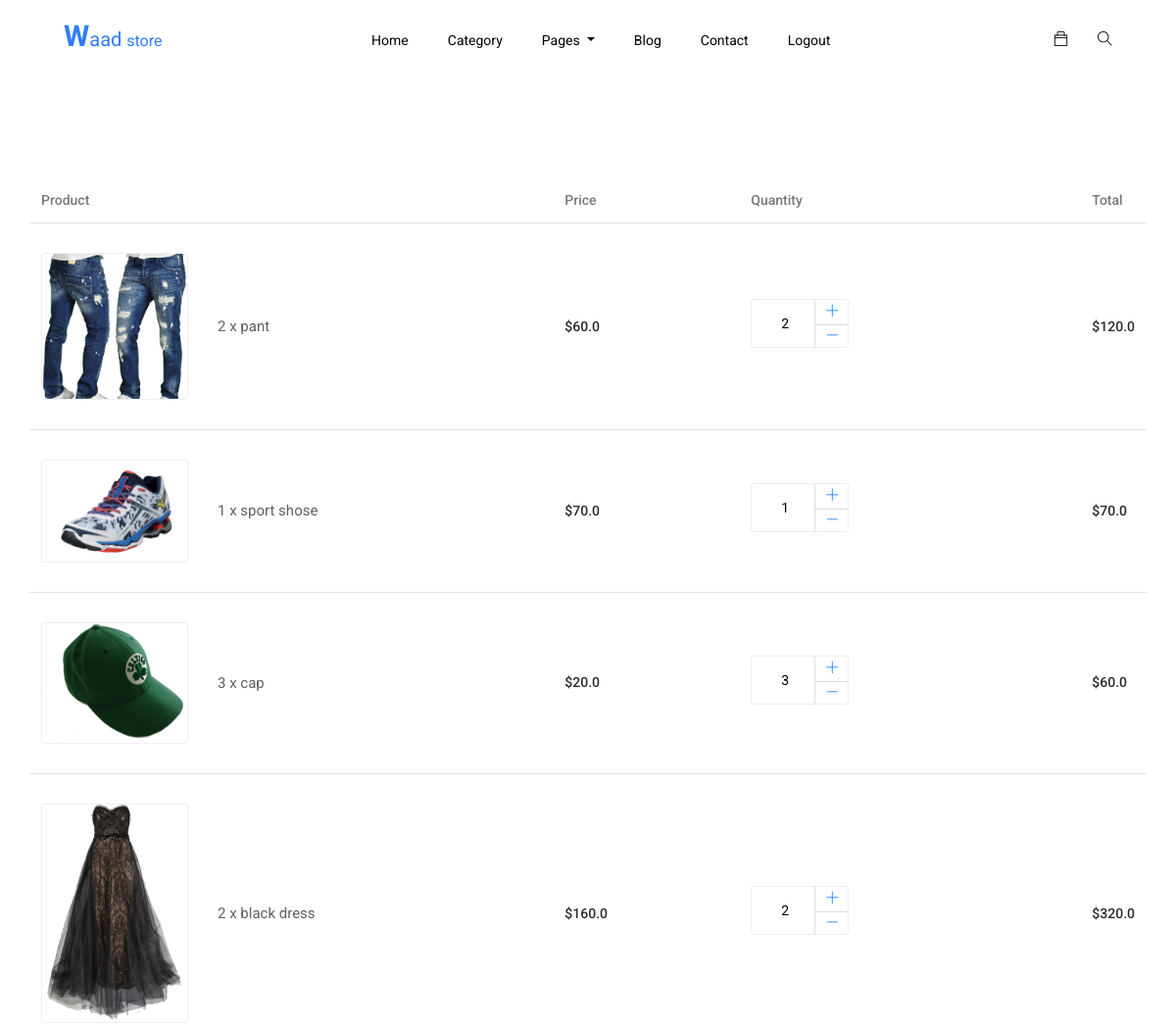
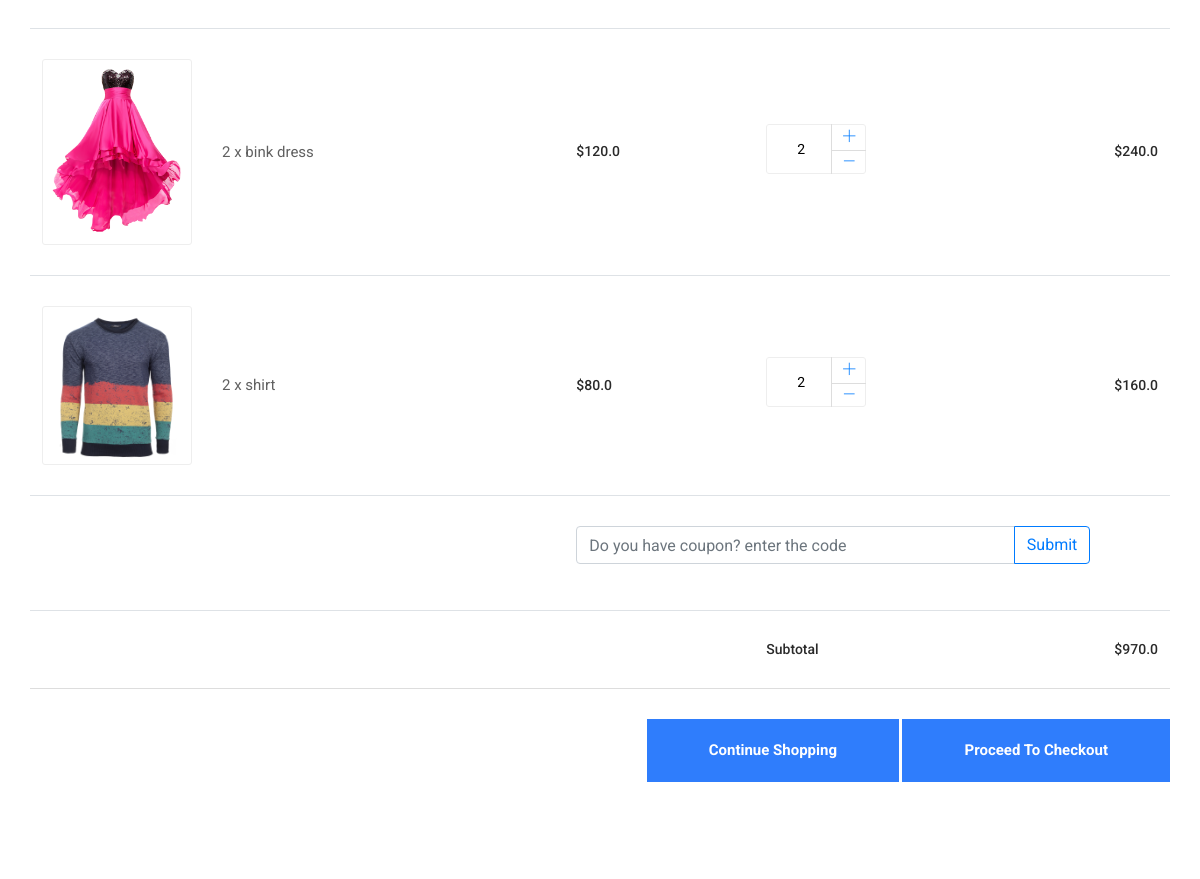
The page /cart_summry/ (signed in, upper part) on the database as committed earlier (2 pictures, top to bottom).
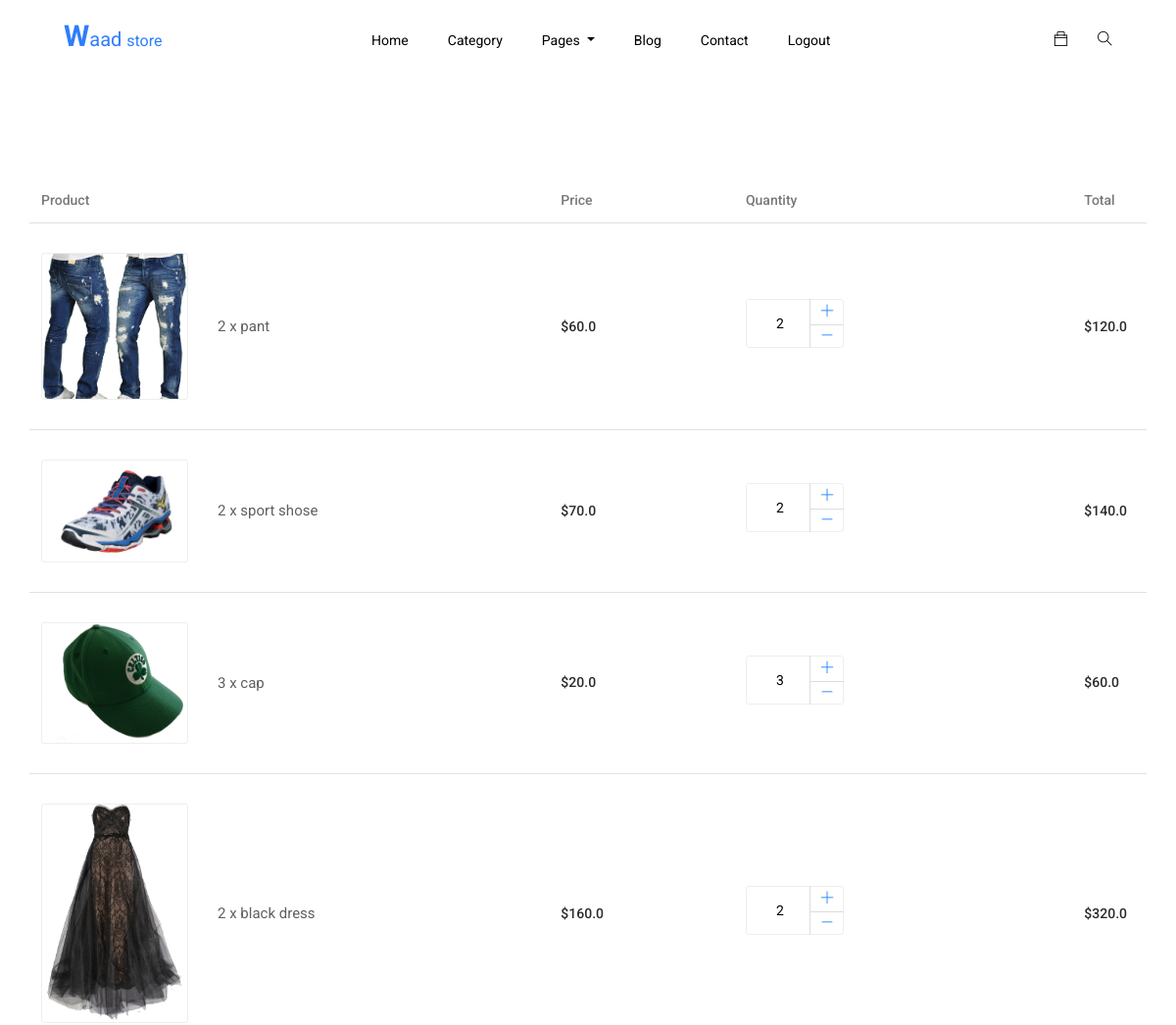
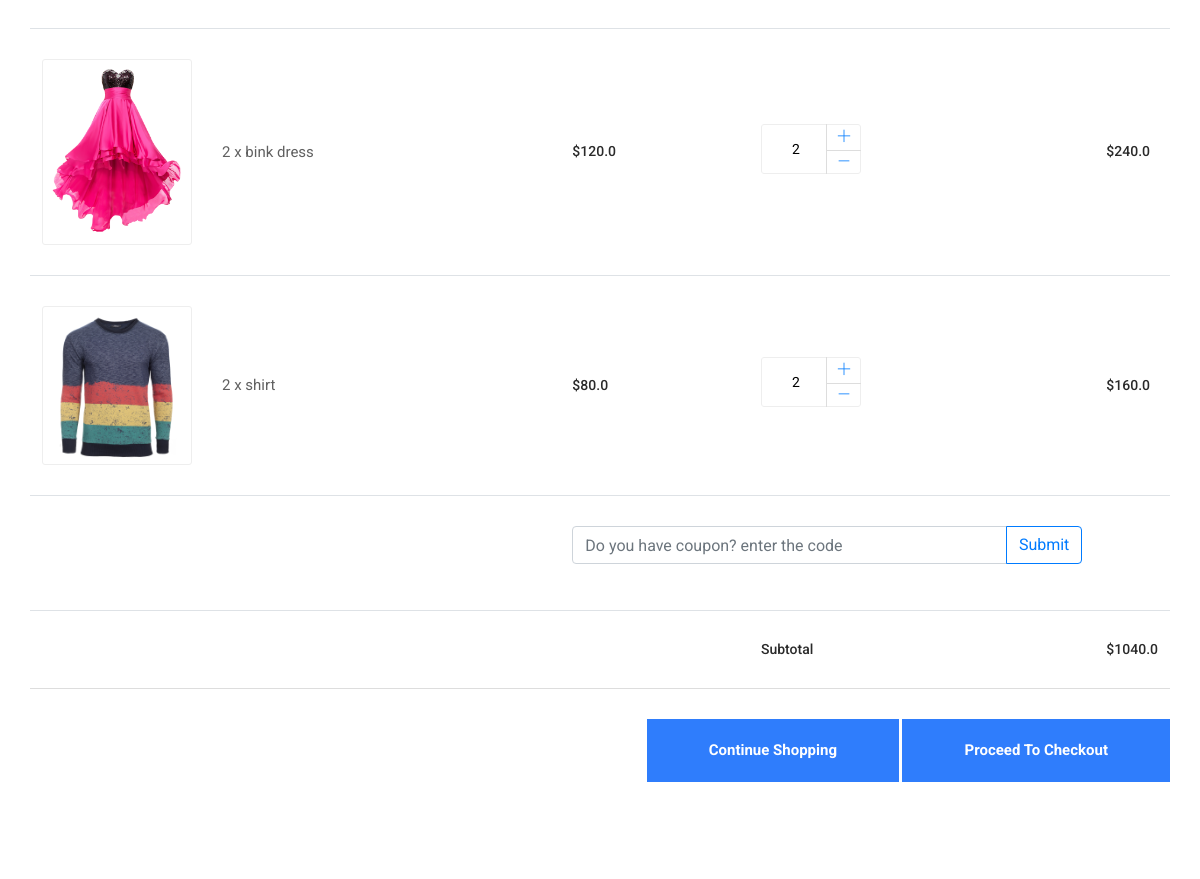
The same page on the database as committed later (2 pictures, top to bottom).
### main/models.py (models this page shows, shortened)
class OrederItem(models.Model):
    user = models.ForeignKey(User, on_delete=models.CASCADE)
    item = models.ForeignKey(Item, on_delete=models.CASCADE)
    quantity = models.IntegerField(default=1)
    ordered   = models.BooleanField(default=False)
    def get_total_price(self):
        return self.quantity * self.item.new_price

class Item(models.Model):
    title = models.CharField(max_length = 23)
    new_price = models.FloatField()
    old_price = models.FloatField(blank=True, null=True)
    image = models.ImageField()
    description = models.TextField()
    for_who = models.CharField(max_length = 1, choices= FOR_WHO_CHOISE)
    category = models.CharField(max_length = 1, choices= CATEGORY_CHOISE)
    stock = models.IntegerField()
    new_arrival = models.BooleanField()
    size = models.CharField(max_length = 23,)
    width = models.FloatField()
    height = models.FloatField()
    weight = models.IntegerField()
    quality_checking = models.CharField(max_length = 3, choices= QUALITY_CHOISE )
    code = models.CharField(max_length = 23, unique=True)
    slug = models.SlugField(unique=True, allow_unicode=True)
    created_at = models.DateTimeField(auto_now_add=True)
    update_at = models.DateTimeField(default = timezone.now)

class Order(models.Model):
    user  = models.ForeignKey(User, on_delete=models.CASCADE)
    items = models.ManyToManyField(OrederItem )
    ref_code = models.CharField(max_length=20)
    ordered  = models.BooleanField(default=False)
    created_at = models.DateTimeField(auto_now_add=True)
    ordered_at = models.DateTimeField(default = timezone.now)
    shipping_address = models.ForeignKey('Address', related_name="shipping_address",
                                        on_delete=models.SET_NULL, blank=True, null=True)
    billing_address  = models.ForeignKey('Address', related_name="billing_address",
                                        on_delete=models.SET_NULL, blank=True, null=True)
    coupon = models.ForeignKey('Coupon', on_delete=models.CASCADE, blank=True, null=True)
    in_way   = models.BooleanField(default=False)
    received = models.BooleanField(default=False)
    refund_requested = models.BooleanField(default=False)
    refund_granted   = models.BooleanField(default=False)
    def get_Subtotal(self):
        total = 0
        for item_order in self.items.all():
            total += item_order.get_total_price()
        return total

### main/views.py (the view)
# urls.py: path('cart_summry/', views.CartView.as_view(), name = 'cart_summry'),
class CartView(LoginRequiredMixin, View):
    def get(self, *args, **kwargs):
        try:
            order = Order.objects.get(user= self.request.user,
                                            ordered=False)
            coupon_form = CouponForm()
            context = {'object':order,
                        'coupon':coupon_form}
            return render(self.request, 'main/cart.html', context)
        except ObjectDoesNotExist:
            messages.error(self.request, 'Sorry you not ordered yet')
            return redirect('main:item_list')

### main/forms.py
class CouponForm(forms.Form):
    code = forms.CharField(widget=forms.TextInput(attrs={
                            'class':'form-control',
                            'placeholder':'Do you have coupon? enter the code',
                            'aria-label':"Recipient's username",
                            'aria-describedby':"button-addon2"
    }))

### main/templates/main/cart.html (shortened to what this page needs)
{% extends "base.html" %}
{% load static %}
{% block extra_link %}
<link rel="stylesheet" href="{% static 'css/nice-select.css' %}">
<link rel="stylesheet" href="{% static 'css/price_rangs.css' %}">
{% endblock %}
{% block body_content %}
  <section class="cart_area section_padding">
    <div class="container">
      <div class="cart_inner">
        <div class="table-responsive">
          <table class="table">
            <thead>
              <tr>
                <th scope="col">Product</th>
                <th scope="col">Price</th>
                <th scope="col">Quantity</th>
                <th scope="col">Total</th>
              </tr>
            </thead>
            <tbody>
              {% for order_item in object.items.all %}
              <tr>
                <td>
                  <div class="media">
                    <div class="d-flex">
                      <img src="{{order_item.item.image.url}}" alt="" />
                    </div>
                    <div class="media-body">
                      <p>{{order_item.quantity}} x {{order_item.item.title}}</p>
                    </div>
                  </div>
                </td>
                <td>
                  <h5>${{order_item.item.new_price}}</h5>
                </td>
                <td>
                  <div class="product_count">
                    <a href="{% url 'main:remove_single_item' order_item.item.slug %}" class="input-number-decrement"> <i class="ti-minus"></i></a>
                    <input class="input-number" type="text" value="{{order_item.quantity}}">
                    <a href="{% url 'main:add_item' order_item.item.slug %}" class="input-number-increment"> <i class="ti-plus"></i></a>
                  </div>
                </td>
                <td>
                  <h5>${{order_item.get_total_price}}</h5>
                </td>
              </tr>
              {% endfor %}
              <tr class="bottom_button">
                <td></td>
                <td colspan="2">
                    <form action="{% url 'main:add_coupon' %}" method="post">
                    <div class="input-group mb-3">
                    {{coupon.code}}
                    <div class="input-group-append">
                      <button class="btn btn-outline-primary" type="Submit" id="button-addon2">Submit</button>
                    </div>
                  </div>
                  </form>
                </td>
                <td></td>
              </tr>
              <tr>
                <td></td>
                <td></td>
                <td>
                  <h5>Subtotal</h5>
                </td>
                <td>
                  <h5>${{object.get_Subtotal}}</h5>
                </td>
              </tr>
            </tbody>
          </table>
          <div class="checkout_btn_inner float-right">
            <a class="btn_1" href="{% url 'main:home' %}">Continue Shopping</a>
            <a class="btn_1 checkout_btn_1" href="{% url 'main:checkout' %}">Proceed to checkout</a>
          </div>
        </div>
      </div>
  </section>
  {% endblock %}

### templates/base.html (shortened to what this page needs)
<!DOCTYPE html>
{% load static %}
<html lang="en" dir="ltr">
    <head>
        <link rel="stylesheet" href="{% static 'css/bootstrap.min.css' %}">
        <link rel="stylesheet" href="{% static 'css/animate.css' %}">
        <link rel="stylesheet" href="{% static 'css/owl.carousel.min.css' %}">
        <link rel="stylesheet" href="{% static 'css/all.css' %}">
        <link rel="stylesheet" href="{% static 'css/flaticon.css' %}">
        <link rel="stylesheet" href="{% static 'css/themify-icons.css' %}">
        <link rel="stylesheet" href="{% static 'css/magnific-popup.css' %}">
        <link rel="stylesheet" href="{% static 'css/slick.css' %}">
        <link rel="stylesheet" href="{% static 'css/style.css' %}">
        {% block extra_link %}{% endblock %}
    </head>
  <body class="bg-white">
    {% include '_navbar.html' %}
    {% block body_content %}
    {% endblock %}
  </body>
</html>

### templates/_navbar.html (shortened to what this page needs)
{% load static %}
<header class="main_menu home_menu">
    <div class="container-fluid">
        <div class="row align-items-center justify-content-center">
            <div class="col-lg-11">
                <nav class="navbar navbar-expand-lg navbar-light">
                  <a class="navbar-brand waves-effect" style="color:#2f7dfc" href="#">
                    <p style="color:#2f7dfc"><h2 style="color:#2f7dfc; display:inline-block">W</h2>aad <small>store</small></p>
                  </a>
                    <div class="collapse navbar-collapse main-menu-item" id="navbarSupportedContent">
                        <ul class="navbar-nav">
                            <li class="nav-item">
                              <a class="nav-link" href="{{'/'}}">Home</a>
                            </li>
                            <li class="nav-item">
                              <a class="nav-link" href="{% url 'main:item_list' %}">category</a>
                            </li>
                            <li class="nav-item dropdown">
                                <a class="nav-link dropdown-toggle" href="blog.html" id="navbarDropdown_3"
                                    role="button" data-toggle="dropdown" aria-haspopup="true" aria-expanded="false">
                                    pages
                                </a>
                            </li>
                            <li class="nav-item">
                                    <a class="nav-link" href="{% url 'blog:all_posts' %}"> blog</a>
                            </li>
                            <li class="nav-item">
                                <a class="nav-link" href="{% url 'main:contact' %}">Contact</a>
                            </li>
                            {% if user.is_authenticated %}
                            <li class="nav-item">
                                <a class="nav-link" href="{% url 'account_logout' %}">logout</a>
                            </li>
                            {% else %}
                            <li class="nav-item">
                                <a class="nav-link" href="{% url 'account_login' %}">login</a>
                            </li>
                            {% endif %}
                        </ul>
                    </div>
                    <div class="hearer_icon d-flex">
                      <a href="{% url 'main:cart_summry' %}" role="button" aria-haspopup="true" aria-expanded="false">
                        <i class="ti-bag"></i>
                      </a>
                      <a id="search_1" href="javascript:void(0)"><i class="ti-search"></i></a>
                    </div>
                </nav>
            </div>
        </div>
    </div>
</header>

### templates/_footer.html (shortened to what this page needs)
{% load static %}

### templates/_scripts.html (shortened to what this page needs)
{% load static %}

Rows that differ between the two databases and show on the page:
changed OrederItem "sport shose": quantity "1" → "2"; get_total_price "70.0" → "140.0"
changed Order: get_Subtotal "970.0" → "1040.0"
